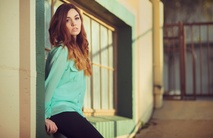
#> input picture Assignment_1/Images/8467644165_ae039f7d6d_h.jpg, 213 x 138 px, shrunk from 1600 x 1035 before the run
$ python median_cut.py ../Images/8467644165_ae039f7d6d_h.jpg out.png 5 ../Images/BulgariaPerseids_EN-US11585904087_1920x1080.jpg
#> lines starting #> are read from the running program, lines starting #| are printed output that depends on the picture
#> further down, img is the input picture: shape (138, 213, 3); mean B, G, R 109.2, 133.9, 141.5
import numpy as np
import cv2
import sys
import copy

color_levels=256

if(len(sys.argv)<5):
	print("Usage: python <script> <input_image_path> <output_image_path> <color_palette> <dither(True/False)>")
	exit()

def getRep(pixel_color,rep_color):
	# print(pixel_color.shape)
	mini=1e18
	index=()

	for tuples in rep_color:
		dist=0
		for j in range(3):
			dist+=(int(pixel_color[j])-int(tuples[j]))**2
		if(dist<mini):
			mini=dist
			index=tuples
	return index

def getSumRectangle(dp,i1,j1,k1,i2,j2,k2):
	return dp[i2][j2][k2]-(dp[i1-1][j2][k2]+dp[i2][j1-1][k2]+dp[i2][j2][k1-1])+(dp[i1-1][j1-1][k2]+dp[i2][j1-1][k1-1]+dp[i1-1][j2][k1-1])-dp[i1-1][j1-1][k1-1]

def getMedian(dp,i1,j1,k1,i2,j2,k2,axis):
	total_points=getSumRectangle(dp,i1,j1,k1,i2,j2,k2)
	lef_end=[int(i1),int(j1),int(k1)]
	rig_end=[int(i2),int(j2),int(k2)]
	temp_rig=[int(i2),int(j2),int(k2)]

	lef=lef_end[axis]
	rig=rig_end[axis]
	ans=lef
	diff=1e18
	while(lef<rig):
		mid=(lef+rig)//2
		temp_rig[axis]=mid
		lef_part=getSumRectangle(dp,lef_end[0],lef_end[1],lef_end[2],temp_rig[0],temp_rig[1],temp_rig[2])
		rig_part=total_points-lef_part

		if(abs(lef_part-rig_part)<diff):
			diff=abs(lef_part-rig_part)
			ans=mid

		if(lef_part>rig_part):
			rig=mid-1
		else:
			lef=mid+1

	return ans

def add_validate(val,error):
	val=int(val)
	val=int(val+error)
	val=min(val,color_levels-1)
	val=max(val,0)
	return val


def performDithering(h,w,d,error,height,width,img):
	if(h+1<height):
		img[h+1,w,d]=add_validate(img[h+1,w,d],error*3.0/8)
		if(w+1<width):
			img[h+1,w+1,d]=add_validate(img[h+1,w+1,d],error*1.0/4)

	if(w+1<width):
		img[h,w+1,d]=add_validate(img[h,w+1,d],error*3.0/8)

def median_cut_quantization(img_inp,keep_colors=10,dither=False):
#> called with keep_colors = 5, dither = False
	img=np.copy(img_inp)
	height,width,depth=img.shape
#> height = 138; width = 213; depth = 3

	# cut=[0 for i in range(3)]

	mini=[1e18,1e18,1e18]
	maxi=[-1e18,-1e18,-1e18]

	for h in range(height):
		for w in range (width):
			for d in range(depth):
				mini[d]=min(mini[d],img[h,w,d])
				maxi[d]=max(maxi[d],img[h,w,d])
#> after the loop, maxi = [213, 239, 255]; mini = [3, 0, 8]

	accu=[[[0 for x in range(color_levels+1)] for y in range(color_levels+1)]for z in range(color_levels+1)]
	dp=[[[0 for x in range(color_levels+1)] for y in range(color_levels+1)]for z in range(color_levels+1)]

	for h in range(height):
		for w in range (width):
			pixel_color=img[h,w,:]
			accu[pixel_color[0]+1][pixel_color[1]+1][pixel_color[2]+1]+=1
#> after the loop, accu = 257 items

	for i in range(1,color_levels+1,1):
		for j in range(1,color_levels+1,1):
			for k in range(1,color_levels+1,1):
				dp[i][j][k]=accu[i][j][k]+dp[i-1][j][k]+dp[i][j-1][k]+dp[i][j][k-1]+dp[i-1][j-1][k-1]-(dp[i-1][j-1][k]+dp[i][j-1][k-1]+dp[i-1][j][k-1])
#> after the loop, dp = 257 items

	box_coord=[[[mini[i],maxi[i]] for i in range(3)]]
#> box_coord = [[[3, 213], [0, 239], [8, 255]]]
	boxes=1
	while(boxes<keep_colors):
		# total_boxes=(1+cut[0])*(1+cut[1])*(1+cut[2])
		# if(total_boxes>=keep_colors):
		# 	break
		index=-1
		axis=-1
		maxy=0

		for j in range(boxes):
			box=box_coord[j]
			for i in range(3):
				diff=box[i][1]-box[i][0]
				if(diff>maxy):
					maxy=diff
					axis=i
					index=j

		if(maxy<=1):
			print("Maximum Variation along any axis<=1 pixel, hence stopping median cut")
			break

		one_box=copy.deepcopy(box_coord[index])
		# print(box_coord)
		cut_val=getMedian(dp,one_box[0][0],one_box[1][0],one_box[2][0],one_box[0][1],one_box[1][1],one_box[2][1],axis)
		box_coord[index][axis][1]=cut_val
		print("boxes:",boxes,"axis:",axis,"maxy:",maxy,"cutval:",cut_val,"index:",index)
		# for boxe in box_coord:
		# 	print(boxe)

		new_box=list(one_box)
		box_coord.append(new_box)
		x=len(box_coord)
		box_coord[x-1][axis][0]=cut_val+1
		boxes+=1
#> this loop made 4 passes
#> (total_points in getMedian, lef_end in getMedian, cut_val, new_box) on passes 1 to 4: (-1, [3, 0, 8], 131, [[3, 213], [0, 239], [8, 255]]), (0, [3, 0, 8], 224, [[3, 213], [0, 239], [8, 131]]), (-1, [3, 0, 132], 238, [[3, 213], [0, 239], [132, 255]]), (-3, [3, 0, 132], 237, [[3, 213], [0, 238], [132, 255]])
#| boxes: 1 axis: 2 maxy: 247 cutval: 131 index: 0
#| boxes: 2 axis: 1 maxy: 239 cutval: 224 index: 0
#| boxes: 3 axis: 1 maxy: 239 cutval: 238 index: 1
#| boxes: 4 axis: 1 maxy: 238 cutval: 237 index: 1
#> after the loop, box_coord = [[[3, 213], [0, 224], [8, 131]], [[3, 213], [0, 237], [132, 255]], [[3, 213], [225, 239], [8, 131]], [[3, 213], [239, 239], [132, 255]], [[3, 213], [238, 238], [132, 255]]]; boxes = 5
		# print(box_coord)

	TOTAL_BOXES=len(box_coord)
#> TOTAL_BOXES = 5
	representative_color=[[0 for i in range(3)] for j in range(TOTAL_BOXES)]
	count=[0 for i in range(TOTAL_BOXES)]
#> count = [0, 0, 0, 0, 0]

	for h in range(height):
		for w in range (width):
			for z in range(TOTAL_BOXES):
				flag=True
				for d in range(depth):
					if(img[h,w,d]>=box_coord[z][d][0] and img[h,w,d]<=box_coord[z][d][1]):
						continue
					else:
						flag=False
						break
				if(flag==True):
					count[z]+=1
					for d in range(depth):
						representative_color[z][d]+=int(img[h,w,d])
					break
#> after the loop, count = [13487, 15904, 0, 1, 2]; representative_color = [[950011, 1062841, 1164464], [2259050, 2873441, 2993510], [0, 0, 0], [206, 239, 235], [410, 476, 469]]

	for i in range(TOTAL_BOXES):
		for d in range(depth):
			if(count[i]!=0):
				representative_color[i][d]=representative_color[i][d]//count[i]
			else:
				representative_color[i][d]=(int(box_coord[i][d][0])+box_coord[i][d][1])//2
#> after the loop, representative_color = [[70, 78, 86], [142, 180, 188], [108, 232, 69], [206, 239, 235], [205, 238, 234]]

	for h in range(height):
		for w in range (width):
			dep=getRep(img[h,w,:],representative_color)
			for d in range(depth):
				error=int(img[h,w,d])-dep[d]
				img[h,w,d]=dep[d]
				if(dither==True):
					performDithering(h,w,d,error,height,width,img)
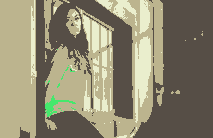
#> img: shape (138, 213, 3); mean B, G, R 113, 136.5, 142

	return img

color_palette=int(sys.argv[3])
dither=False
if sys.argv[4]=='True':
	dither=True
img=cv2.imread(sys.argv[1],cv2.IMREAD_COLOR)
cv2.imwrite(sys.argv[2],median_cut_quantization(img,color_palette,dither))

$ run again, on Assignment_1/Images/ElephantParade_EN-US11671803284_1920x1080.jpg
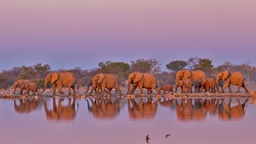
#> input picture Assignment_1/Images/ElephantParade_EN-US11671803284_1920x1080.jpg, 256 x 144 px, shrunk from 1920 x 1080 before the run
#> img is the input picture: shape (144, 256, 3); mean B, G, R 136.8, 121.8, 157.9
#> after the loop in median_cut_quantization, `for h in range(height):`: maxi = [204, 171, 224]; mini = [0, 0, 34]
#> after the loop in median_cut_quantization, `for h in range(height):`: accu = 257 items
#> in median_cut_quantization, `box_coord=[[[mini[i],maxi[i]] for i in range(3)]]`: box_coord = [[[0, 204], [0, 171], [34, 224]]]
#> the loop in median_cut_quantization, `while(boxes<keep_colors):` made 4 passes
#> (total_points in getMedian, lef_end in getMedian, cut_val, new_box) on passes 1 to 4: (0, [0, 0, 34], 102, [[0, 204], [0, 171], [34, 224]]), (1, [0, 0, 34], 129, [[0, 102], [0, 171], [34, 224]]), (-1, [103, 0, 34], 129, [[103, 204], [0, 171], [34, 224]]), (0, [0, 0, 34], 85, [[0, 102], [0, 171], [34, 129]])
#> (printed output is left out)
#> after the loop in median_cut_quantization, `while(boxes<keep_colors):`: box_coord = [[[0, 102], [0, 85], [34, 129]], [[103, 204], [0, 171], [34, 129]], [[0, 102], [0, 171], [130, 224]], [[103, 204], [0, 171], [130, 224]], [[0, 102], [86, 171], [34, 129]]]; boxes = 5
#> after the loop in median_cut_quantization, `for h in range(height):`: count = [4579, 545, 4755, 26291, 694]; representative_color = [[273611, 300267, 480195], [64308, 54191, 65421], [311325, 414515, 744637], [4329688, 3658529, 4449545], [63361, 62829, 82651]]
#> after the loop in median_cut_quantization, `for i in range(TOTAL_BOXES):`: representative_color = [[59, 65, 104], [117, 99, 120], [65, 87, 156], [164, 139, 169], [91, 90, 119]]
#> after the loop in median_cut_quantization, `for h in range(height):`:
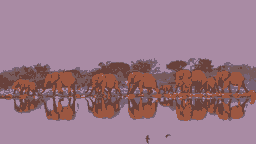
#> img: shape (144, 256, 3); mean B, G, R 135.5, 120.6, 155.2

$ run again, on Assignment_1/Images/GrevysZebra_EN-US7416197088_1920x1080.jpg
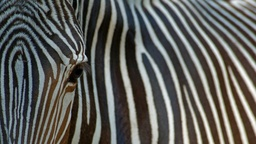
#> input picture Assignment_1/Images/GrevysZebra_EN-US7416197088_1920x1080.jpg, 256 x 144 px, shrunk from 1920 x 1080 before the run
#> img is the input picture: shape (144, 256, 3); mean B, G, R 90.6, 94.5, 94.2
#> after the loop in median_cut_quantization, `for h in range(height):`: maxi = [249, 253, 255]; mini = [0, 0, 0]
#> after the loop in median_cut_quantization, `for h in range(height):`: accu = 257 items
#> in median_cut_quantization, `box_coord=[[[mini[i],maxi[i]] for i in range(3)]]`: box_coord = [[[0, 249], [0, 253], [0, 255]]]
#> the loop in median_cut_quantization, `while(boxes<keep_colors):` made 4 passes
#> (total_points in getMedian, lef_end in getMedian, cut_val, new_box) on passes 1 to 4: (0, [0, 0, 0], 127, [[0, 249], [0, 253], [0, 255]]), (-1, [0, 0, 0], 252, [[0, 249], [0, 253], [0, 127]]), (1, [0, 0, 128], 126, [[0, 249], [0, 253], [128, 255]]), (-1, [0, 0, 0], 126, [[0, 249], [0, 252], [0, 127]])
#> (printed output is left out)
#> after the loop in median_cut_quantization, `while(boxes<keep_colors):`: box_coord = [[[0, 249], [0, 126], [0, 127]], [[0, 249], [0, 126], [128, 255]], [[0, 249], [253, 253], [0, 127]], [[0, 249], [127, 253], [128, 255]], [[0, 249], [127, 252], [0, 127]]]; boxes = 5
#> after the loop in median_cut_quantization, `for h in range(height):`: count = [24602, 191, 0, 10827, 1244]; representative_color = [[1293202, 1398778, 1454051], [20606, 23107, 25284], [0, 0, 0], [1855898, 1894580, 1845575], [171281, 167061, 149103]]
#> after the loop in median_cut_quantization, `for i in range(TOTAL_BOXES):`: representative_color = [[52, 56, 59], [107, 120, 132], [124, 253, 63], [171, 174, 170], [137, 134, 119]]
#> after the loop in median_cut_quantization, `for h in range(height):`:
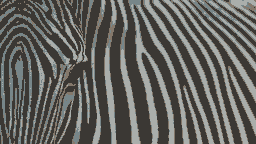
#> img: shape (144, 256, 3); mean B, G, R 93.3, 97.1, 97.4

$ run again, on Assignment_1/Images/OtterChillin_EN-US10154811440_1920x1080.jpg
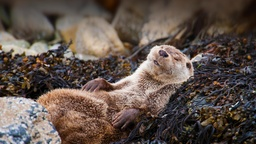
#> input picture Assignment_1/Images/OtterChillin_EN-US10154811440_1920x1080.jpg, 256 x 144 px, shrunk from 1920 x 1080 before the run
#> img is the input picture: shape (144, 256, 3); mean B, G, R 74.9, 82.6, 96.1
#> after the loop in median_cut_quantization, `for h in range(height):`: maxi = [255, 254, 255]; mini = [0, 0, 0]
#> after the loop in median_cut_quantization, `for h in range(height):`: accu = 257 items
#> in median_cut_quantization, `box_coord=[[[mini[i],maxi[i]] for i in range(3)]]`: box_coord = [[[0, 255], [0, 254], [0, 255]]]
#> the loop in median_cut_quantization, `while(boxes<keep_colors):` made 4 passes
#> (total_points in getMedian, lef_end in getMedian, cut_val, new_box) on passes 1 to 4: (-1, [0, 0, 0], 127, [[0, 255], [0, 254], [0, 255]]), (-1, [0, 0, 0], 127, [[0, 127], [0, 254], [0, 255]]), (0, [128, 0, 0], 127, [[128, 255], [0, 254], [0, 255]]), (-2, [0, 0, 0], 253, [[0, 127], [0, 254], [0, 127]])
#> (printed output is left out)
#> after the loop in median_cut_quantization, `while(boxes<keep_colors):`: box_coord = [[[0, 127], [0, 253], [0, 127]], [[128, 255], [0, 254], [0, 127]], [[0, 127], [0, 254], [128, 255]], [[128, 255], [0, 254], [128, 255]], [[0, 127], [254, 254], [0, 127]]]; boxes = 5
#> after the loop in median_cut_quantization, `for h in range(height):`: count = [26180, 273, 4065, 6346, 0]; representative_color = [[1249675, 1409034, 1706406], [39165, 33656, 30078], [418473, 493927, 610793], [1055415, 1106553, 1195897], [0, 0, 0]]
#> after the loop in median_cut_quantization, `for i in range(TOTAL_BOXES):`: representative_color = [[47, 53, 65], [143, 123, 110], [102, 121, 150], [166, 174, 188], [63, 254, 63]]
#> after the loop in median_cut_quantization, `for h in range(height):`:
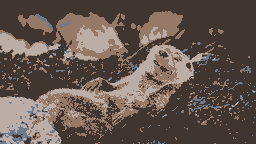
#> img: shape (144, 256, 3); mean B, G, R 78.9, 86.8, 101.6
